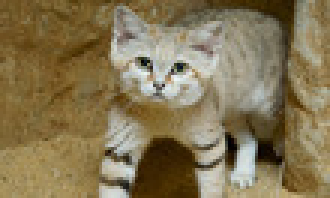
#> input picture VectorQ/Images/cat.jpg, 110 x 66 px (shown 3 times larger)
$ python -i VQ.py   (imports and definitions only)
#> lines starting #> are read from the running program, lines starting #| are printed output that depends on the picture
### VectorQ/util.py
import math
from PIL import Image
from math import ceil,log2

# 160 -> log2(160) = 7 , 2^8
def next_power_of_two(n):
    return 2 ** ceil(log2(n))

# [37 lines left out: functions pad_matrix, convert_to_matrix, get_image_vectors, flatten_block, not called in this run]

def unflatten_block(vector, block_size): # from 1D to 2D
    block = []
    for i in range(0, len(vector), block_size):
        row = []
        for j in range(block_size):
            row.append(vector[i + j])
        block.append(row)
    return block

# [18 lines left out: functions mean_vector, distance, not called in this run]

def find_nearest(vector, codebook):
    distances = [distance(vector, code) for code in codebook] # call on all vectors
    return distances.index(min(distances)) # decide which is nearest code for this vector

# [53 lines left out: function lbg, not called in this run]

### VectorQ/VQ.py
import math
from PIL import Image
import matplotlib.pyplot as plt
import random
from util import *
class VectorQuantizer:
    def __init__(self):
        self.codebook = []
        self.image_vectors = []
        self.vector_labels = []
        self.original_shape = None
        self.block_size = None
        self.codebook_size = None
        self.saved_image = None

    def compress(self, image_path, block_size, codebook_size):
        image = Image.open(image_path).convert("L")
        width, height = image.size
        self.original_shape = (width, height)
        self.block_size = block_size
        self.codebook_size = codebook_size
        pixel_matrix = convert_to_matrix(image, width, height)
        self.image_vectors = get_image_vectors(pixel_matrix, block_size, width, height)
        self.codebook = lbg(self.image_vectors, codebook_size,block_size)
        self.vector_labels = [find_nearest(vector, self.codebook) for vector in self.image_vectors]
        self.save_to_file("compressed_image.txt")


    def reconstruct_image(self,filename="compressed_image.txt"):
        self.load_from_file(filename)
        if not self.codebook or not self.vector_labels:
            raise ValueError("No codebook or labels available.")

        width, height = self.original_shape
        blocks_per_row = width // self.block_size
        reconstructed = Image.new("L", self.original_shape)
        pixels = reconstructed.load()

        for idx, label in enumerate(self.vector_labels):
            # retrieve a block
            block = self.codebook[label] # - > block = codebook[35]
            block_row = (idx // blocks_per_row) * self.block_size # index for this block (ex 10th label and block 2x2)
                                                                  #
            block_col = (idx % blocks_per_row) * self.block_size

            for i, row in enumerate(block):
                for j, pixel in enumerate(row):
                    pixels[block_col + j, block_row + i] = int(pixel)
        self.saved_image = reconstructed;
        return reconstructed

    def display_results(self, original_image_path):
#> called with original_image_path = 'Images/cat.jpg'
        original_image = Image.open(original_image_path).convert("L")
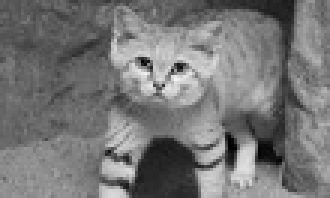
#> original_image: PIL image 110x66 L (shown 3 times larger); min 0, max 242, mean 118.2
        reconstructed_image = self.reconstruct_image()

        fig, (ax1, ax2) = plt.subplots(1, 2)
        ax1.imshow(original_image, cmap='gray')
        ax1.set_title('Original Image')
        ax2.imshow(reconstructed_image, cmap='gray')
        ax2.set_title('Reconstructed Image')
        plt.show()

    def save_image(self,filename):
        self.saved_image.save(filename)

    def save_to_file(self, filename):
        with open(filename, 'w') as file:
            file.write(f"Block Size: {self.block_size}\n")
            file.write(f"Codebook Size: {self.codebook_size}\n")

            file.write("Codebook:\n")
            for code in self.codebook:
                flat_code = flatten_block(code)
                file.write(" ".join(map(str, flat_code)) + "\n")

            file.write("Vector Labels:\n")
            file.write(" ".join(map(str, self.vector_labels)) + "\n")

    def load_from_file(self, filename):
#> called with filename = 'compressed_image.txt'
        with open(filename, 'r') as file:
#> (reads VectorQ/compressed_image.txt from the repository)
            self.block_size = int(file.readline().strip().split(": ")[1])
            self.codebook_size = int(file.readline().strip().split(": ")[1])

            line = file.readline().strip()
            self.codebook = []
            while True:
                line = file.readline().strip()
                if line == "Vector Labels:":
                    break
                flat_code = list(map(int, line.split()))
                block = unflatten_block(flat_code, self.block_size)
                self.codebook.append(block)

            labels_line = file.readline().strip()
            self.vector_labels = list(map(int, labels_line.split()))

#> (the run stopped early here; a loop or call above may not have finished)
